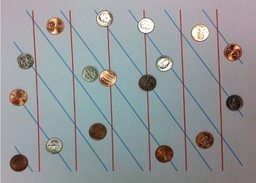
#> input picture Hough Transform/original_imgs/hough.jpg, 256 x 183 px, shrunk from 666 x 477 before the run
$ python task3.py
#> lines starting #> are read from the running program, lines starting #| are printed output that depends on the picture; after the words box and inside, x2 and y2 are one past the last pixel; in counts of white or black regions, pixels touching at a corner belong together
import numpy as np
import cv2
import matplotlib.pyplot as plt
from tqdm import tqdm

# Reading the Images
org = cv2.imread('./original_imgs/hough.jpg')
#> org is the input picture: shape (183, 256, 3); mean B, G, R 152.8, 150.8, 147.3
org1 = cv2.imread('./original_imgs/hough.jpg')

org_grayscale = cv2.cvtColor(org, cv2.COLOR_RGB2GRAY)

org_blurred = cv2.GaussianBlur(org_grayscale, (5, 5), 1.5)
img = org_grayscale

# Defining Sobel Kernels
Gx= np.array([[-1,0,1],
              [-2,0,2],
              [-1,0,1]])
Gy = np.array([[-1,-2,-1],
               [0,0,0],
               [1,2,1]])
k_h = Gx.shape[0]
k_w = Gx.shape[1]
h= Gx.shape[0]//2
w= Gx.shape[1]//2
conv_img= np.zeros((img.shape))

# Performing Convolution for Sobel Operation
def conv(image,b):
    for i in range(h,image.shape[0]-h):
        for j in range(w,image.shape[1]-w):
            s = 0
            for x in range(k_w):
                for y in range(k_h):
                    s = s + (b[x][y]*img[i-h+x][j-w+y])
                    conv_img[i][j]=s
    return conv_img
convx = conv(org_blurred,Gx)
convy = conv(org_blurred,Gy)
#> after the loop in conv (call 2), `for i in range(h,image.shape[0]-h):`:
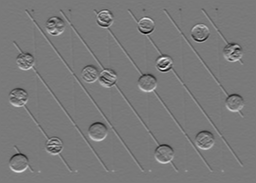
#> conv_img: shape (183, 256) float64; min -605, max 656, mean -1.7; drawn with min black and max white

# magnitude of edges (conbining horizontal and vertical edges)
magnitude = np.sqrt(convx ** 2 + convy ** 2)
magnitude /= np.max(magnitude)

# [5 lines of commented-out code are left out]
magnitude = np.sqrt(convx ** 2 + convy ** 2)
sobel_img = magnitude
edges = cv2.Canny(org_blurred, 100, 200)
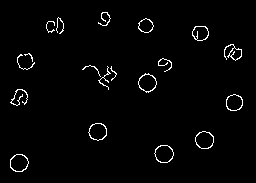
#> edges: shape (183, 256); 2.1% white in thin lines or dots, all inside (x1, y1, x2, y2) = (10, 12, 243, 172)
edges1 = cv2.Canny(org,100,200)
#> edges1: shape (183, 256); 11.3% white in thin lines or dots, all inside (x1, y1, x2, y2) = (8, 9, 244, 172)
for i in range(magnitude.shape[0]):
    for j in range(magnitude.shape[1]):
        if(magnitude[i][j]<100 or magnitude[i][j]>200):
            sobel_img[i][j] = 0
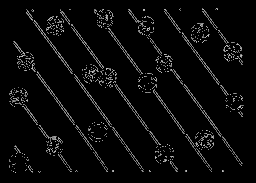
#> sobel_img: shape (183, 256) float64; min 0, max 199.4, mean 9.9
edge = sobel_img


x1_list = []
x2_list = []
x1_final = []
x2_final = []
x1_list_diag = []
x2_list_diag = []
x1_final_diag = []
x2_final_diag = []
peak_index = []


# Preparing a voting/accumulator for rhos and the angles,a Hough matrix is created
# by running over different angle ranges and obatining rho values
def accumulator(img,deg1,deg2):

    height, width = img.shape
    img_diagonal = np.ceil(np.sqrt(height**2 + width**2))
    rhos = np.arange(-img_diagonal, img_diagonal + 1,1)
    angs = np.deg2rad(np.arange(deg1, deg2,1))
    H = np.zeros((len(rhos), len(angs)), dtype=np.uint64)
    y_idxs, x_idxs = np.nonzero(img)

    for i in range(len(x_idxs)):
        x = x_idxs[i]
        y = y_idxs[i]
        for j in range(len(angs)):
            rho = int((x * np.cos(angs[j]) +
                       y * np.sin(angs[j])) + img_diagonal)
            H[rho,j] = H[rho,j] + 1
    return H, rhos, angs


# Picking the brightest points using line_peak function
def line_peaks(H,peaks,n=7):

    indicies = []
    H1 = np.copy(H)
    for i in range(peaks):

        # For a particular bright point we bound that point with high pixel values
        # off 255, the bounding ocverage is specified using the variable n
        index = np.argmax(H1)
        H1_index = np.unravel_index(index, H1.shape)
        indicies.append(H1_index)
        index_y, index_x = H1_index
        if (index_x - (n/2)) < 0: minimum_x = 0
        else: minimum_x = index_x - (n/2)
        if ((index_x + (n/2) + 1) > H.shape[1]): maximum_x = H.shape[1]
        else: maximum_x = index_x + (n/2) + 1
        if (index_y - (n/2)) < 0:minimum_y = 0
        else:minimum_y = index_y - (n/2)
        if ((index_y + (n/2) + 1) > H.shape[0]): maximum_y = H.shape[0]
        else: maximum_y = index_y + (n/2) + 1
        minimum_x = int(minimum_x)
        minimum_y = int(minimum_y)
        maximum_x = int(maximum_x)
        maximum_y = int(maximum_y)
        for x in range(minimum_x, maximum_x):
            for y in range(minimum_y, maximum_y):
                H1[y, x] = 0
                if (x == minimum_x or x == (maximum_x - 1)):
                       H[y, x] = 255
                if (y == minimum_y or y == (maximum_y - 1)):
                    H[y,x] = 255
    return indicies, H


# Drawing the vertical lines detected for the image
def lines_vertical(img, indices, rhos, angs):

    for i in range(len(indices)):
        rho = rhos[indices[i][0]]
        theta = angs[indices[i][1]]
        a = np.cos(theta)
        b = np.sin(theta)
        x0 = a*rho
        y0 = b*rho
        x1 = int(x0 + 1000*(-b))
        y1 = int(y0 + 1000*(a))
        x2 = int(x0 - 1000*(-b))
        y2 = int(y0 - 1000*(a))
        x1_list.append(x1)
        x2_list.append(x2)
    ind2remove_x1 = [2,6,7,8,10]
    x1_final = [x for i,x in enumerate(x1_list) if i not in ind2remove_x1]
    ind2remove_x2 = [2,6,7,8,10]
    x2_final = [x for i,x in enumerate(x2_list) if i not in ind2remove_x2]
    for i in range(len(x1_final)):
        xk=x1_final[i]
        xj=x2_final[i]
        cv2.line(img, (xk, y1), (xj, y2), (0, 255, 0), 3)

# Drawing the horizontal lines detected for the image
def lines_diagonal(img, indices, rhos, angs2):

    for i in range(len(indices)):
        rho = rhos[indices[i][0]]
        theta = angs2[indices[i][1]]
        a = np.cos(theta)
        b = np.sin(theta)
        x0 = a*rho
        y0 = b*rho
        x1 = int(x0 + 1000*(-b))
        y1 = int(y0 + 1000*(a))
        x2 = int(x0 - 1000*(-b))
        y2 = int(y0 - 1000*(a))
        x1_list_diag.append(x1)
        x2_list_diag.append(x2)
        cv2.line(img, (x1, y1),(x2, y2), (0, 255, 0), 1)

# Creating Accumulator for Circle Hough Transform
def circle_acc(img,deg1,deg2):
    deg1 = 0
    deg2 = 360
    r = 22
    height, width = img.shape
    thetas = np.deg2rad(np.arange(deg1, deg2, 1))
    H = np.zeros(np.shape(img))
    for i in range(height):
        for j in range(width):
            if(img[i][j]>120):
                for k in range(len(thetas)):
                    a = int(i - r*np.cos(thetas[k]))
                    b = int(j - r*np.sin(thetas[k]))
                    try:
                       H[a,b] += 1
                    except:
                        pass
    return H,thetas

# Picking peaks/bright points from Accumulator
def circle_peaks(H):
    r = 22
    shapes = cv2.imread('./original_imgs/hough.jpg')
    h,w = np.shape(H)
    for i in range(h):
        for j in range(w):
            if(H[i][j] > 150):
                peak_index.append((j,i))
    for k in range(len(peak_index)):
        cv2.circle(shapes,peak_index[k],r,(0,255,0),thickness=3)
    cv2.imwrite('Circle Hough Transform.jpg',shapes)
    cv2.imshow('Final_Image',shapes)
    cv2.waitKey(0)
    cv2.destroyAllWindows()

def main_func():

    # FUNCTIONS FOR DETECTING VERTICAL AND DIAGONAL LINES
    print(' **** DETECTING VERTICAL LINES **** ')
    H, rhos, angs = accumulator(edges,deg1=-10,deg2=20)
#> in accumulator, `y_idxs, x_idxs = np.nonzero(img)`: y_idxs = 985 values from 12 to 171; x_idxs = 985 values, max 242 at index 658, min 10 at index 671, mean 126.6
#> the loop in accumulator, `for i in range(len(x_idxs)):` made 985 passes
#> (x, y) on passes 1 to 3: (102, 12), (103, 12), (104, 12)
    print(' **** DETECTING HORIZONTAL LINES **** ')
    H2,rhos2,angs2 = accumulator(edges,deg1 = -40,deg2 = -20)
    peaks_index, H = line_peaks(H, 10, n=7)
    peaks_index2, H2 = line_peaks(H2,20, n=25)

    lines_diagonal(org,peaks_index2,rhos2,angs2)
    lines_vertical(org1,peaks_index, rhos, angs)
    cv2.namedWindow('Veritcal Hough Transform',cv2.WINDOW_NORMAL)
    cv2.imshow('Veritcal Hough Transform', org1)
    cv2.waitKey(0)
    cv2.destroyAllWindows()

    cv2.namedWindow('Horizontal Hough Transform',cv2.WINDOW_NORMAL)
    cv2.imshow('Horizontal Hough Transform', org)
    cv2.waitKey(0)
    cv2.destroyAllWindows()

    # FUNCTIONS FOR DETEFCTING CIRCLES
    print(" **** DETECTING CIRCLES **** ")
    Hough_acc,thetas = circle_acc(edges1,0,360)
    circle_peaks(Hough_acc)

main_func()
#> in main_func, `H, rhos, angs = accumulator(edges,deg1=-10,deg2=20)`: rhos = 631 values from -315 to 315; angs = 30 values from -0.175 to 0.332
#> the loop in accumulator (call 2), `for i in range(len(x_idxs)):` made 985 passes
#> in main_func, `H2,rhos2,angs2 = accumulator(edges,deg1 = -40,deg2 = -20)`: rhos2 = 631 values from -315 to 315; angs2 = 20 values from -0.698 to -0.367
#> the loop in line_peaks, `for i in range(peaks):` made 10 passes
#> (index, index_y, index_x, minimum_x, maximum_x, minimum_y, maximum_y) on passes 1, 2, 4, 5, 6, 7, 10: (12701, 423, 11, 7, 15, 419, 427), (10094, 336, 14, 10, 18, 332, 340), (12770, 425, 20, 16, 24, 421, 429), (9847, 328, 7, 3, 11, 324, 332), (12488, 416, 8, 4, 12, 412, 420), (12526, 417, 16, 12, 20, 413, 421), (16516, 550, 16, 12, 20, 546, 554)
#> (index, index_y, index_x, minimum_x, minimum_y, maximum_y) on passes 3, 8: (11009, 366, 29, 25, 362, 370), (13259, 441, 29, 25, 437, 445)
#> after the loop in line_peaks, `for i in range(peaks):`:
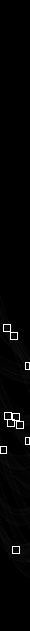
#> H: shape (631, 30) uint64; min 0, max 255, mean 5
#> after the loop in line_peaks, `for i in range(peaks):`:
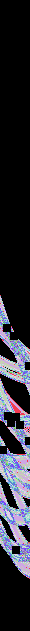
#> H1: shape (631, 30) uint64; 17 distinct labels, from 0 to 16; one colour per label, 0 black
#> after the loop in line_peaks, `for i in range(peaks):`: indicies = [(423, 11), (336, 14), (366, 29), (425, 20), (328, 7), (416, 8), (417, 16), (441, 29), (450, 3), (550, 16)]
#> in main_func, `peaks_index, H = line_peaks(H, 10, n=7)`: peaks_index has the same summary as indicies in line_peaks
#> the loop in line_peaks (call 2), `for i in range(peaks):` made 20 passes
#> (index, index_y, index_x, minimum_x, minimum_y, maximum_y) on passes 4, 5, 6, 8, 9, 12, 13, 15, 16, 17, 20: (9515, 475, 15, 2, 462, 488), (8574, 428, 14, 1, 415, 441), (8855, 442, 15, 2, 429, 455), (6958, 347, 18, 5, 334, 360), (7298, 364, 18, 5, 351, 377), (10099, 504, 19, 6, 491, 517), (8099, 404, 19, 6, 391, 417), (7619, 380, 19, 6, 367, 393), (6458, 322, 18, 5, 309, 335), (9774, 488, 14, 1, 475, 501), (5333, 266, 13, 0, 253, 279)
#> (index, index_y, index_x, maximum_x, minimum_y, maximum_y) on passes 1, 2, 3, 7, 10, 11: (7065, 353, 5, 18, 340, 366), (7864, 393, 4, 17, 380, 406), (8286, 414, 6, 19, 401, 427), (6760, 338, 0, 13, 325, 351), (7541, 377, 1, 14, 364, 390), (6103, 305, 3, 16, 292, 318)
#> in main_func, `peaks_index2, H2 = line_peaks(H2,20, n=25)`: peaks_index2 = [(353, 5), (393, 4), (414, 6), (475, 15), (428, 14), (442, 15), (338, 0), (347, 18), (364, 18), (377, 1), (305, 3), (504, 19), (404, 19), (455, 0), (380, 19), (322, 18), (488, 14), (235, 1), (253, 8), (266, 13)]
#> the loop in lines_diagonal, `for i in range(len(indices)):` made 20 passes
#> (rho, theta, a, b, x0, y0, x1, y1) on passes 1 to 10: (38, -0.611, 0.819, -0.574, 31.13, -21.8, 604, 797), (78, -0.628, 0.809, -0.588, 63.1, -45.85, 650, 763), (99, -0.593, 0.829, -0.559, 82.07, -55.36, 641, 773), (160, -0.436, 0.906, -0.423, 145, -67.62, 567, 838), (113, -0.454, 0.899, -0.438, 101.6, -49.54, 539, 849), (127, -0.436, 0.906, -0.423, 115.1, -53.67, 537, 852), (23, -0.698, 0.766, -0.643, 17.62, -14.78, 660, 751), (32, -0.384, 0.927, -0.375, 29.67, -11.99, 404, 915), (49, -0.384, 0.927, -0.375, 45.43, -18.36, 420, 908), (62, -0.681, 0.777, -0.629, 48.18, -39.02, 677, 738)
#> (rho, theta, a, b, x0, y0, x1) on pass 11: (-10, -0.646, 0.799, -0.602, -7.99, 6.02, 593)
#> the loop in lines_vertical, `for i in range(len(indices)):` made 10 passes
#> the loop in lines_vertical, `for i in range(len(x1_final)):` made 6 passes
#> after the loop in lines_vertical, `for i in range(len(x1_final)):`:
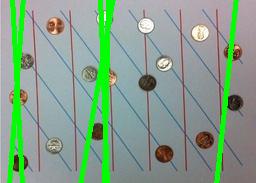
#> img: shape (183, 256, 3); mean B, G, R 137.9, 161.2, 132.5
#> after the loop in circle_acc, `for i in range(height):`:
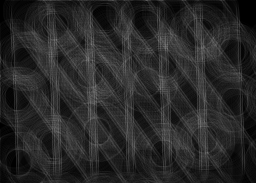
#> H: shape (183, 256) float64; min 0, max 126, mean 39.8
# Reference AI SHACK Hough Transform and Git hub repositaries

$ run again, with Hough Transform/original_imgs/point.jpg copied over Hough Transform/original_imgs/hough.jpg
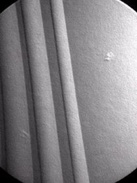
#> input picture Hough Transform/original_imgs/point.jpg, 137 x 183 px, shrunk from 357 x 475 before the run
#> org is the input picture: shape (183, 137, 3); mean B, G, R 134.2, 131.2, 133.3
#> edges: shape (183, 137); 1.1% white in thin lines or dots
#> edges1: shape (183, 137); 4.1% white in thin lines or dots
#> y_idxs = 272 values from 0 to 182; x_idxs = 272 values, max 136 at index 63, min 0 at index 64, mean 79.04
#> the loop in accumulator, `for i in range(len(x_idxs)):` made 272 passes
#> (x, y) on passes 1 to 3: (15, 0), (62, 0), (122, 0)
#> in main_func, `H, rhos, angs = accumulator(edges,deg1=-10,deg2=20)`: rhos = 459 values from -229 to 229; angs = 30 values from -0.175 to 0.332
#> the loop in accumulator (call 2), `for i in range(len(x_idxs)):` made 272 passes
#> rhos2 = 459 values from -229 to 229; angs2 = 20 values from -0.698 to -0.367
#> the loop in line_peaks, `for i in range(peaks):` made 10 passes
#> (index, index_y, index_x, minimum_x, maximum_x, minimum_y, maximum_y) on passes 4 to 10: (8975, 299, 5, 1, 9, 295, 303), (8767, 292, 7, 3, 11, 288, 296), (9097, 303, 7, 3, 11, 299, 307), (9399, 313, 9, 5, 13, 309, 317), (8919, 297, 9, 5, 13, 293, 301), (9217, 307, 7, 3, 11, 303, 311), (8771, 292, 11, 7, 15, 288, 296)
#> after the loop in line_peaks, `for i in range(peaks):`:
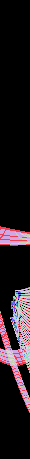
#> H1: shape (459, 30) uint64; 9 distinct labels, from 0 to 8; one colour per label, 0 black
#> after the loop in line_peaks, `for i in range(peaks):`: indicies = [(290, 2), (285, 0), (294, 3), (299, 5), (292, 7), (303, 7), (313, 9), (297, 9), (307, 7), (292, 11)]
#> peaks_index has the same summary as indicies in line_peaks
#> the loop in line_peaks (call 2), `for i in range(peaks):` made 20 passes
#> (index, index_y, index_x, maximum_x, minimum_y, maximum_y) on passes 2, 3, 4, 7, 8, 10, 11, 12: (4564, 228, 4, 17, 215, 241), (4826, 241, 6, 19, 228, 254), (6501, 325, 1, 14, 312, 338), (4020, 201, 0, 13, 188, 214), (4282, 214, 2, 15, 201, 227), (5544, 277, 4, 17, 264, 290), (3700, 185, 0, 13, 172, 198), (5084, 254, 4, 17, 241, 267)
#> peaks_index2 = [(273, 19), (228, 4), (241, 6), (325, 1), (250, 19), (286, 19), (201, 0), (214, 2), (338, 10), (277, 4), (185, 0), (254, 4), (226, 17), (351, 19), (0, 0), (0, 0), (0, 0), (0, 0), (0, 0), (0, 0)]
#> the loop in lines_diagonal, `for i in range(len(indices)):` made 20 passes
#> (rho, theta, a, b, x0, y0, x1, y1) on passes 1 to 8: (44, -0.367, 0.934, -0.358, 41.08, -15.77, 399, 917), (-1, -0.628, 0.809, -0.588, -0.809, 0.588, 586, 809), (12, -0.593, 0.829, -0.559, 9.95, -6.71, 569, 822), (96, -0.681, 0.777, -0.629, 74.61, -60.41, 703, 716), (21, -0.367, 0.934, -0.358, 19.61, -7.53, 377, 926), (57, -0.367, 0.934, -0.358, 53.21, -20.43, 411, 913), (-28, -0.698, 0.766, -0.643, -21.45, 18, 621, 784), (-15, -0.663, 0.788, -0.616, -11.82, 9.23, 603, 797)
#> the loop in lines_vertical, `for i in range(len(indices)):` made 10 passes
#> the loop in lines_vertical, `for i in range(len(x1_final)):` made 6 passes
#> after the loop in circle_acc, `for i in range(height):`:
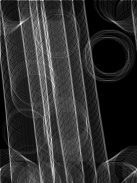
#> H: shape (183, 137) float64; min 0, max 72, mean 13.6; drawn with min black and max white

$ run again, with Hough Transform/original_imgs/segment.jpg copied over Hough Transform/original_imgs/hough.jpg
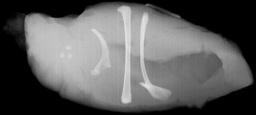
#> input picture Hough Transform/original_imgs/segment.jpg, 256 x 115 px, shrunk from 712 x 321 before the run
#> org is the input picture: shape (115, 256, 3); min 0, max 230, mean 92.6
#> edges: shape (115, 256); 2.8% white in thin lines or dots, all inside (x1, y1, x2, y2) = (24, 2, 253, 112)
#> edges1: shape (115, 256); 4.1% white in thin lines or dots, all inside (x1, y1, x2, y2) = (24, 1, 254, 113)
#> y_idxs = 817 values from 2 to 111; x_idxs = 817 values, max 252 at index 437, min 24 at index 203, mean 136
#> the loop in accumulator, `for i in range(len(x_idxs)):` made 817 passes
#> (x, y) on passes 1 to 3: (110, 2), (111, 2), (112, 2)
#> in main_func, `H, rhos, angs = accumulator(edges,deg1=-10,deg2=20)`: rhos = 563 values from -281 to 281; angs = 30 values from -0.175 to 0.332
#> the loop in accumulator (call 2), `for i in range(len(x_idxs)):` made 817 passes
#> rhos2 = 563 values from -281 to 281; angs2 = 20 values from -0.698 to -0.367
#> the loop in line_peaks, `for i in range(peaks):` made 10 passes
#> (index, index_y, index_x, minimum_x, maximum_x, minimum_y, maximum_y) on passes 1, 2, 3, 4, 6, 8, 9, 10: (12340, 411, 10, 6, 14, 407, 415), (9095, 303, 5, 1, 9, 299, 307), (12346, 411, 16, 12, 20, 407, 415), (12187, 406, 7, 3, 11, 402, 410), (12469, 415, 19, 15, 23, 411, 419), (9159, 305, 9, 5, 13, 301, 309), (9223, 307, 13, 9, 17, 303, 311), (12192, 406, 12, 8, 16, 402, 410)
#> after the loop in line_peaks, `for i in range(peaks):`:
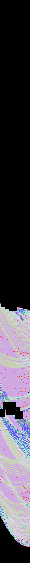
#> H1: shape (563, 30) uint64; 19 distinct labels, from 0 to 18; one colour per label, 0 black
#> after the loop in line_peaks, `for i in range(peaks):`: indicies = [(411, 10), (303, 5), (411, 16), (406, 7), (413, 1), (415, 19), (299, 0), (305, 9), (307, 13), (406, 12)]
#> peaks_index has the same summary as indicies in line_peaks
#> the loop in line_peaks (call 2), `for i in range(peaks):` made 20 passes
#> (index, index_y, index_x, minimum_x, minimum_y, maximum_y) on passes 2, 4, 6, 10, 13, 15, 16, 17: (5573, 278, 13, 0, 265, 291), (7839, 391, 19, 6, 378, 404), (9555, 477, 15, 2, 464, 490), (7553, 377, 13, 0, 364, 390), (5833, 291, 13, 0, 278, 304), (8119, 405, 19, 6, 392, 418), (8673, 433, 13, 0, 420, 446), (6119, 305, 19, 6, 292, 318)
#> peaks_index2 = [(462, 10), (278, 13), (336, 0), (391, 19), (447, 5), (477, 15), (259, 0), (429, 0), (350, 5), (377, 13), (363, 10), (408, 0), (291, 13), (312, 1), (405, 19), (433, 13), (305, 19), (318, 14), (331, 14), (348, 19)]
#> the loop in lines_diagonal, `for i in range(len(indices)):` made 20 passes
#> (rho, theta, a, b, x0, y0, x1, y1) on passes 1 to 8: (181, -0.524, 0.866, -0.5, 156.8, -90.5, 656, 775), (-3, -0.471, 0.891, -0.454, -2.67, 1.36, 451, 892), (55, -0.698, 0.766, -0.643, 42.13, -35.35, 684, 730), (110, -0.367, 0.934, -0.358, 102.7, -39.42, 461, 894), (166, -0.611, 0.819, -0.574, 136, -95.21, 709, 723), (196, -0.436, 0.906, -0.423, 177.6, -82.83, 600, 823), (-22, -0.698, 0.766, -0.643, -16.85, 14.14, 625, 780), (148, -0.698, 0.766, -0.643, 113.4, -95.13, 756, 670)
#> the loop in lines_vertical, `for i in range(len(indices)):` made 10 passes
#> the loop in lines_vertical, `for i in range(len(x1_final)):` made 6 passes
#> after the loop in circle_acc, `for i in range(height):`:
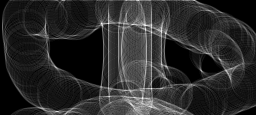
#> H: shape (115, 256) float64; min 0, max 79, mean 13.5; drawn with min black and max white
